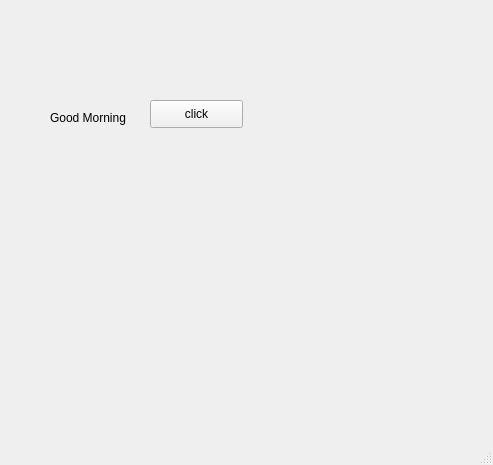
<?xml version="1.0" encoding="UTF-8"?>
<ui version="4.0">
 <class>MainWindow</class>
 <widget class="QMainWindow" name="MainWindow">
  <property name="geometry">
   <rect>
    <x>0</x>
    <y>0</y>
    <width>493</width>
    <height>465</height>
   </rect>
  </property>
  <property name="windowTitle">
   <string>MainWindow</string>
  </property>
  <widget class="QWidget" name="centralwidget">
   <widget class="QPushButton" name="pb">
    <property name="geometry">
     <rect>
      <x>150</x>
      <y>100</y>
      <width>93</width>
      <height>28</height>
     </rect>
    </property>
    <property name="text">
     <string>click</string>
    </property>
   </widget>
   <widget class="QLabel" name="lbl">
    <property name="geometry">
     <rect>
      <x>50</x>
      <y>110</y>
      <width>161</width>
      <height>16</height>
     </rect>
    </property>
    <property name="text">
     <string>Good Morning</string>
    </property>
   </widget>
  </widget>
  <widget class="QMenuBar" name="menubar">
   <property name="geometry">
    <rect>
     <x>0</x>
     <y>0</y>
     <width>493</width>
     <height>26</height>
    </rect>
   </property>
  </widget>
  <widget class="QStatusBar" name="statusbar"/>
 </widget>
 <resources/>
 <connections/>
</ui>
